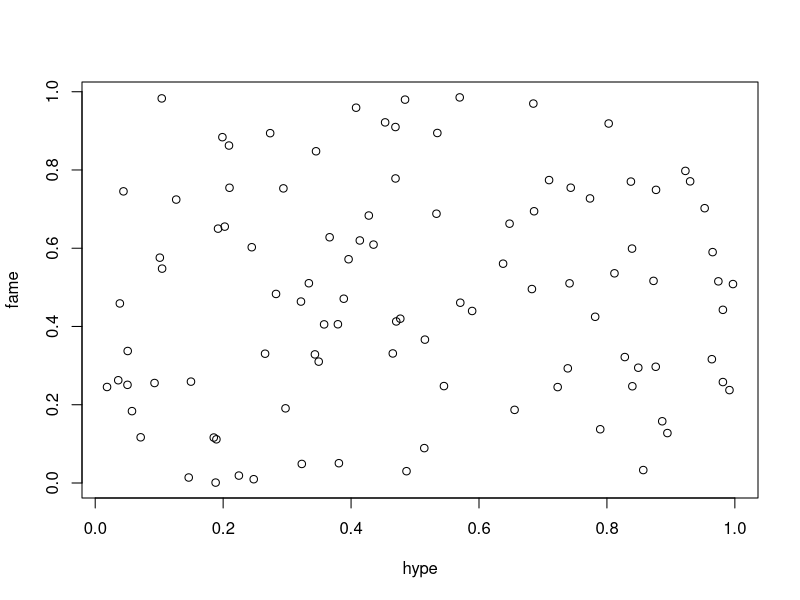

This chart was generated by the following R code:
## ---- chunk 1
rdat <- data.frame( runif(100), runif(100) )
plot(rdat, xlab="hype", ylab="fame")
